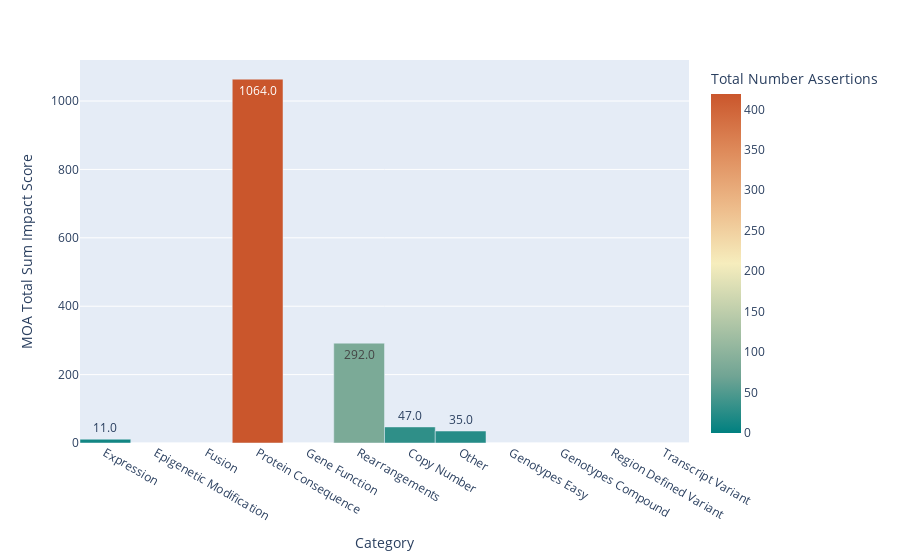

The notebook cell this image was saved under:
### Code cell
fig3 = px.bar(
    not_supported_feature_impact_df,
    x="Category",
    y="MOA Total Sum Impact Score",
    hover_data=["Total Number Assertions"],
    color="Total Number Assertions",
    labels={"MOA Total Sum Impact Score": "MOA Total Sum Impact Score"},
    text_auto=".1f",
    color_continuous_scale="geyser"
)
fig3.update_traces(width=1)
fig3.show()

### Figure 1 — Plotly figure (JSON) as saved in the notebook; plotly's stock layout.template omitted (floating-point values rounded to 4 significant figures)
{"data": [{"alignmentgroup": "True", "customdata": [[12], [0], [0], [419], [0], [81], [29], [23], [0], [0], [0], [0]], "hovertemplate": "Category=%{x}<br>MOA Total Sum Impact Score=%{y}<br>Total Number Assertions=%{marker.color}<extra></extra>", "legendgroup": "", "marker": {"color": [12, 0, 0, 419, 0, 81, 29, 23, 0, 0, 0, 0], "coloraxis": "coloraxis", "pattern": {"shape": ""}}, "name": "", "offsetgroup": "", "orientation": "v", "showlegend": false, "textposition": "auto", "texttemplate": "%{y:.1f}", "type": "bar", "width": 1, "x": ["Expression", "Epigenetic Modification", "Fusion", "Protein Consequence", "Gene Function", "Rearrangements", "Copy Number", "Other", "Genotypes Easy", "Genotypes Compound", "Region Defined Variant", "Transcript Variant"], "xaxis": "x", "y": [11, 0, 0, 1064, 0, 292, 47, 35, 0, 0, 0, 0], "yaxis": "y"}], "layout": {"barmode": "relative", "coloraxis": {"colorbar": {"title": {"text": "Total Number Assertions"}}, "colorscale": [[0, "rgb(0, 128, 128)"], [0.1667, "rgb(112, 164, 148)"], [0.3333, "rgb(180, 200, 168)"], [0.5, "rgb(246, 237, 189)"], [0.6667, "rgb(237, 187, 138)"], [0.8333, "rgb(222, 138, 90)"], [1, "rgb(202, 86, 44)"]]}, "legend": {"tracegroupgap": 0}, "margin": {"t": 60}, "xaxis": {"anchor": "y", "domain": [0, 1], "title": {"text": "Category"}}, "yaxis": {"anchor": "x", "domain": [0, 1], "title": {"text": "MOA Total Sum Impact Score"}}}}
